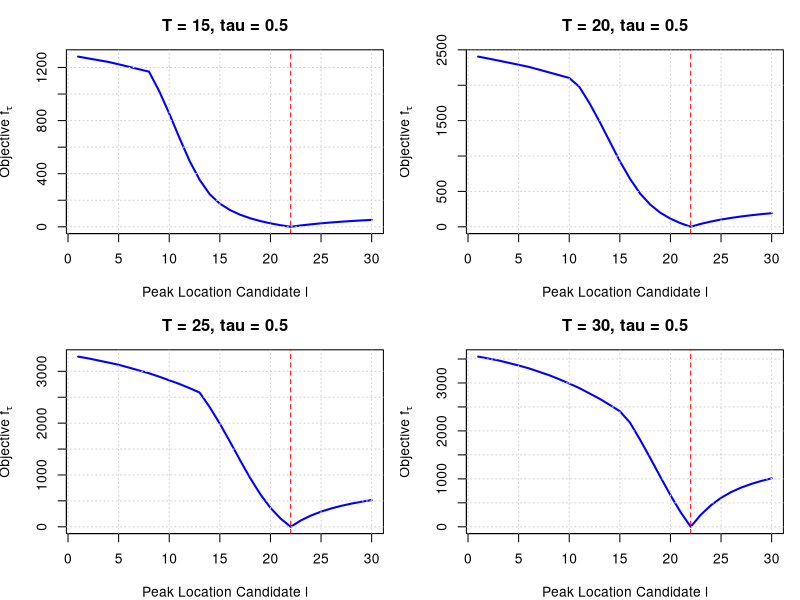
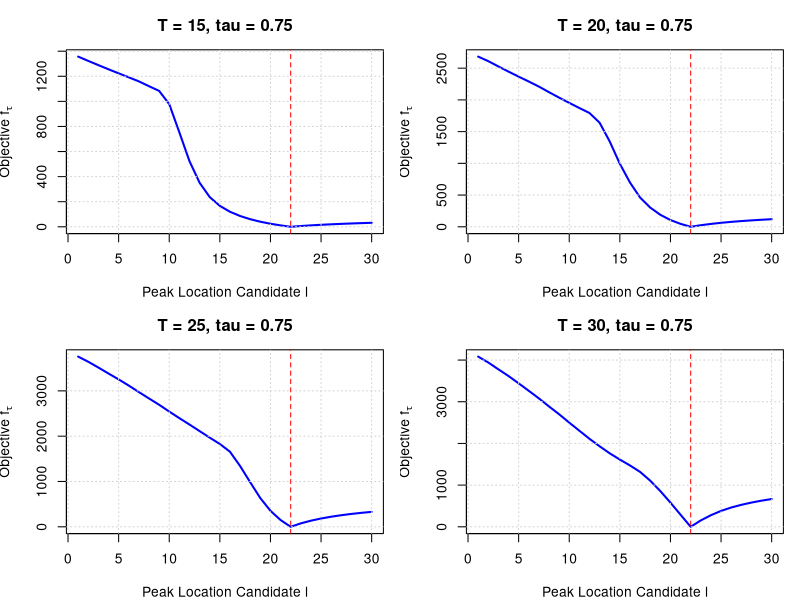
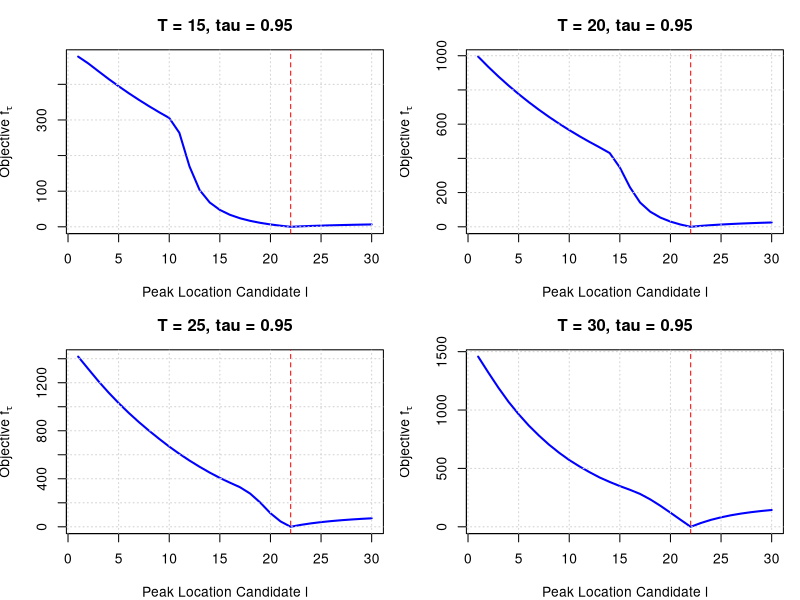

R code for these plots, in order:
# ---------------------------------------------------------------------------
# Quantile-Based Peak Estimation with shifted Laplace to match tau
# ---------------------------------------------------------------------------
# Author: Said Maanan
# Date: 2025-06-12
# ---------------------------------------------------------------------------
# ---------------------------------------------------------------------------
# Laplace Quantile (inverse CDF) 
# ---------------------------------------------------------------------------
qlaplace <- function(tau, scale = 1) {
  if ( tau < 0.5 )
    return( scale * log( 2 * tau ) )
  else
    return( - scale * log( 2 * (1 - tau) ) )
}

# ---------------------------------------------------------------------------
# Laplace with shifted center to match P(e < 0)= tau
# ---------------------------------------------------------------------------
shifted_laplace <- function(n, tau, scale = 1) {
  rlap <- rlaplace(n, scale = scale)
  rlap - qlaplace(tau, scale = scale)
}

# ---------------------------------------------------------------------------
# Laplace Noise Generator (original, centered at 0.5) 
# ---------------------------------------------------------------------------
rlaplace <- function(n, location = 0, scale = 1) {
  u <- runif(n, -0.5, 0.5)
  location - scale * sign(u) * log(1 - 2 * abs(u))
}

# ---------------------------------------------------------------------------
# Quantile Loss
# ---------------------------------------------------------------------------
quantile_loss <- function(u, tau) {
  u * ( tau - (u < 0) )
}

# ---------------------------------------------------------------------------
# Weighted Quantile
# ---------------------------------------------------------------------------
med_weighted_tau <- function(I, l, s, tau) {
  T <- length(I)
  
  x <- I * exp(((1:T) - l)^2 / s^2)
  w <- exp(-((1:T) - l)^2 / s^2)
  
  o <- order(x)
  x_sorted <- x[o]
  w_sorted <- w[o]
  
  cum_w <- cumsum(w_sorted)
  cutoff <- tau * sum(w_sorted)
  
  k <- min(which(cum_w >= cutoff))
  
  return(x_sorted[k]) 
}

# ---------------------------------------------------------------------------
# Quantile-Based Amplitude
# ---------------------------------------------------------------------------
compute_a <- function(I, l, s, tau) {
  med_weighted_tau(I, l, s, tau)
}

# ---------------------------------------------------------------------------
# Quantile Loss objective
# ---------------------------------------------------------------------------
objective_function <- function(I, a, l, s, tau) {
  t <- seq_along(I)
  fitted <- a * exp(-((t - l)^2) / s^2)
  u <- I - fitted
  mean(quantile_loss(u, tau))
}

# ---------------------------------------------------------------------------
# Optimize s for a given l
# ---------------------------------------------------------------------------
search_best_s <- function(I, l, tau) {
  f_obj <- function(s) {
    a_hat <- compute_a(I, l, s, tau)
    objective_function(I, a_hat, l, s, tau)
  }
  optimize(f_obj, interval = c(1, 20), tol = 1e-4)$minimum
}

# ---------------------------------------------------------------------------
# Main simulation
# ---------------------------------------------------------------------------
simulate_quantile_objective <- function(T, A, L, S, h, tau, snr = Inf, seed = NULL) {
  t <- 1:T
  signal <- A * exp(-((t - L)^2) / S^2)
  
  if (!is.null(seed)) set.seed(seed)
  
  if (is.finite(snr)) {
    b <- A / (sqrt(2) * snr)
    noise <- shifted_laplace(T, tau, scale = b )
    I <- signal + noise
  } else {
    I <- signal
  }
  
  l_grid <- seq(1, h)

  losses <- sapply(l_grid, function(l) {
    s_hat <- search_best_s(I, l, tau)
    a_hat <- compute_a(I, l, s_hat, tau)
    objective_function(I, a_hat, l, s_hat, tau)
  })
  
  data.frame(l = l_grid, loss = losses, T = T)
}

# ---------------------------------------------------------------------------
# Plotting utility
# ---------------------------------------------------------------------------
plot_quantile_objectives <- function(results, tau, A_true, L_true, S_true, h) {
  Ts <- unique(results$T)
  nT <- length(Ts)
  nrow <- ceiling(nT / 2)
  ncol <- if (nT == 1) 1 else 2
  
  png(filename = paste0("shifted_plot_quantile_tau", tau, ".png"),
  # png(filename = paste0("plot_quantile_tau", tau, ".png"),
      width = 900, height = 600, res = 120)
  old_par <- par(mfrow = c(nrow, ncol), mar = c(4, 4, 3, 1))
  on.exit({ par(old_par); dev.off() })
  
  for (T_val in Ts) {
    subset_data <- subset(results, T == T_val)
    plot(subset_data$l, subset_data$loss, type = "l", lwd = 2, col = "blue",
         xlab = "Peak Location Candidate l",
         ylab = expression("Objective " * f[tau]),
         main = paste0("T = ", T_val, ", tau = ", tau))
    abline(v = L_true, col = "red", lty = 2)
    grid()
  }
}

# ---------------------------------------------------------------------------
# Run simulation and plot
# ---------------------------------------------------------------------------
A_true <- 15000
L_true <- 22
S_true <- 10
h <- 30


for ( tau_val in c(0.5, 0.75, 0.95) ) {
  
  Ts_free <- c(15, 20, 25, 30)  # start from 15 for all tau values now
  
  results <- do.call(rbind, lapply(Ts_free, function(T) {
    simulate_quantile_objective(T, A = A_true, L = L_true, S = S_true, h = h,
                                tau = tau_val, snr = Inf) 
  }))
  
  plot_file <- paste0("shifted_plot_quantile_tau", tau_val, ".png")
  plot_quantile_objectives(results, tau_val, A_true, L_true, S_true, h)
  
  cat("Plot for tau =", tau_val, "generated and saved to", plot_file, "\n")
}
